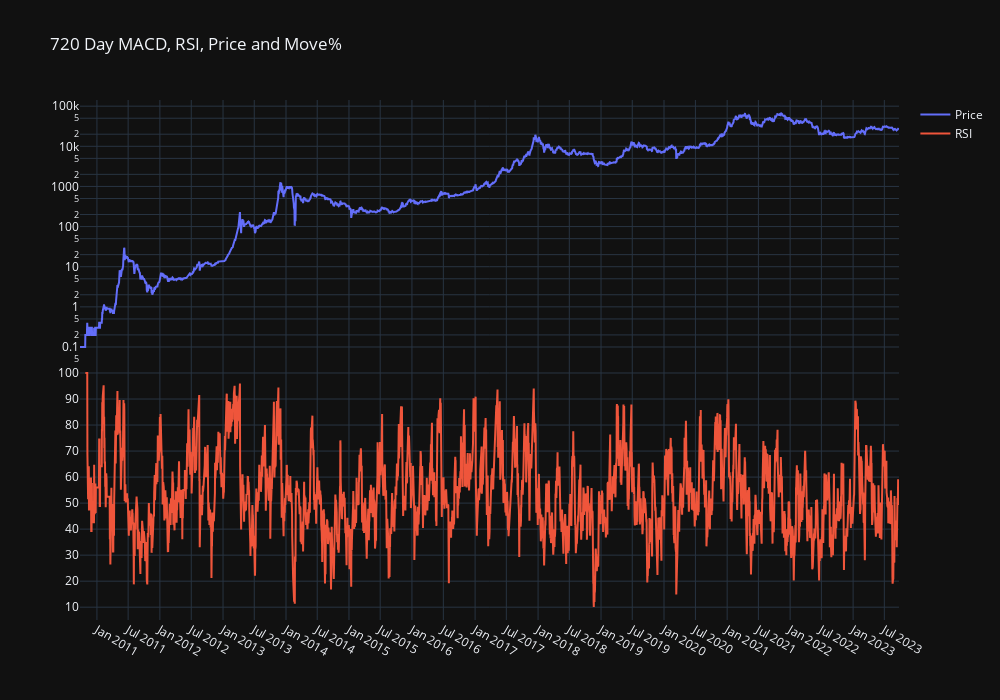

Notebook code cell kept with this figure:
### Code cell
df['RSI'] = pta.rsi(df['price'], length = 14)

fig = make_subplots(rows=2, cols=1,shared_xaxes=True,vertical_spacing=0.00001, row_heights=[0.2,0.2])

fig.add_trace(
    go.Scatter(name="Price",x=df['date'], y=df['price'],
        marker=dict(color=df['macd'], coloraxis="coloraxis1")),
    row=1, col=1)


fig.add_trace(
    go.Scatter(name="RSI",x=df['date'], y=df['RSI'],
    marker=dict(color=df['RSI'], coloraxis="coloraxis3")),
    row=2, col=1)

fig.update_yaxes(nticks=10)
fig.update_xaxes(nticks=50)
fig.update_yaxes(type="log", row=1, col=1)
fig.update_layout(coloraxis1=dict(colorscale='Bluered_r'), showlegend=True)
fig.update_layout(coloraxis2=dict(colorscale='Bluered_r'), showlegend=True)
fig.update_layout(coloraxis3=dict(colorscale='Bluered_r'), showlegend=True)
fig.update_layout(coloraxis1_showscale=False)
fig.update_layout(coloraxis2_showscale=False)
fig.update_layout(height=700, width=1000, title_text="720 Day MACD, RSI, Price and Move%")
fig.update_layout(template='plotly_dark')
fig.show()

### Figure 1 — Plotly figure (JSON) as saved in the notebook; plotly's stock layout.template omitted (floating-point values rounded to 4 significant figures; data arrays with more than 128 entries replaced by an {"elided": "..."} marker saying what was removed)
{"data": [{"marker": {"color": {"elided": "4716 float values"}, "coloraxis": "coloraxis"}, "name": "Price", "type": "scatter", "x": {"elided": "4716 str values"}, "xaxis": "x", "y": {"elided": "4716 float values"}, "yaxis": "y"}, {"marker": {"color": {"elided": "4716 float values"}, "coloraxis": "coloraxis3"}, "name": "RSI", "type": "scatter", "x": {"elided": "4716 str values"}, "xaxis": "x2", "y": {"elided": "4716 float values"}, "yaxis": "y2"}], "layout": {"coloraxis": {"colorscale": [[0, "rgb(255,0,0)"], [1, "rgb(0,0,255)"]], "showscale": false}, "coloraxis2": {"colorscale": [[0, "rgb(255,0,0)"], [1, "rgb(0,0,255)"]], "showscale": false}, "coloraxis3": {"colorscale": [[0, "rgb(255,0,0)"], [1, "rgb(0,0,255)"]]}, "height": 700, "showlegend": true, "title": {"text": "720 Day MACD, RSI, Price and Move%"}, "width": 1000, "xaxis": {"anchor": "y", "domain": [0, 1], "matches": "x2", "nticks": 50, "showticklabels": false}, "xaxis2": {"anchor": "y2", "domain": [0, 1], "nticks": 50}, "yaxis": {"anchor": "x", "domain": [0.5, 1], "nticks": 10, "type": "log"}, "yaxis2": {"anchor": "x2", "domain": [0, 0.5], "nticks": 10}}}
